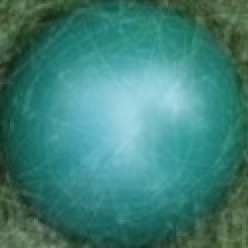
#> input picture green.jpg, 124 x 124 px, given as the content of the folder green.jpg, which was not available (shown 2 times larger)
$ python aliss.py green.jpg
#> lines starting #> are read from the running program, lines starting #| are printed output that depends on the picture; after the words box and inside, x2 and y2 are one past the last pixel; in counts of white or black regions, pixels touching at a corner belong together; pictures that were not available may be replaced by others from this repository, and a replacement may not be noted
import sys
import os
import cv2 as cv
import numpy as np
import statistics
import math

# jack diameter: 53px = 1.5in
# play ball diameter: 124px = 3.5in
# player iterables follow convention green=0, red=1


def main(*dirs):
    # handle various cases of specified input and output directories
    if len(dirs) == 0: f = ('input', 'output')
    elif len(dirs) == 1: f = (str(dirs[0]), str(dirs[0])+'_output')
    else: f = (str(dirs[0]), str(dirs[1]))
    # read input filenames and prepare output files
    ins, outs = get_filenames(f[0], f[1])
    files = zip(ins, outs)
    # track average distances/errors for each round (only used in companion BLOSSOM logging system)
    green_dists = []
    red_dists = []
    # track scores for each round
    round_scores = []
    for pair in files:
        # calculate scores and generate output images for each round
        results = round_analysis(pair[0], pair[1])
#> in round_analysis, image is the input picture: shape (124, 124, 3); mean B, G, R 119.1, 128.2, 61.8
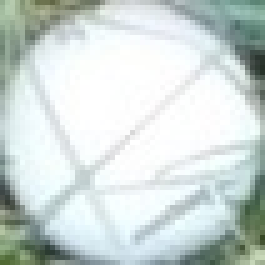
#> input picture jack.jpg, 53 x 53 px (shown 5 times larger)
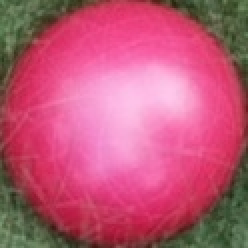
#> input picture red.jpg, 124 x 124 px (shown 2 times larger)
#> in round_analysis, jack is the input picture: shape (53, 53, 3); mean B, G, R 213.8, 216.2, 205.4
#> in round_analysis, red is the input picture: shape (124, 124, 3); mean B, G, R 117.8, 86.8, 188.8
        green_dists.append(results[0][0])
        red_dists.append(results[0][1])
        round_scores.append(results[1])
    # mean distances
    dists = (px_to_in(statistics.mean(green_dists)), px_to_in(statistics.mean(red_dists)))
    # aggregate scores into final score
    points = [0, 0]
    for s in round_scores:
        points[s[0]] += s[1]
    # print final scores
    print('Green:', points[0])
    print('Red:', points[1])
    return f[0], len(ins), dists, points


def get_filenames(input_dir, output_dir):
    input_list = os.listdir(input_dir)
    input_files = []
    output_files = []
    try: os.mkdir(output_dir)
    except FileExistsError: pass
    for name in input_list:
        if name.lower().endswith('.jpg'):
            input_files.append(input_dir + '/' + name)
            output_files.append(output_dir + '/' + name[:-4] + '_output.jpg')
    return input_files, output_files


def round_analysis(round_image, output_file):
    # calculate score and generate output image for a round
    # ingest images
    image = cv.imread(round_image)
    jack, green, red = cv.imread('jack.jpg'), cv.imread('green.jpg'), cv.imread('red.jpg')
    # calculate best relative scale of templates to round_image and rescale templates
    scale = find_scale(image.copy(), (jack, green, red), 20)
    jack, green, red = rescale(jack, scale), rescale(green, scale), rescale(red, scale)
    # find each ball in the round_image and get distances
    jack_center = jack_id(image, jack)
    green_dist = ball_id(image, jack_center, green)
    red_dist = ball_id(image, jack_center, red)
    # calculate and return score of the round
    accuracy = (statistics.mean(green_dist), statistics.mean(red_dist))
    scores = score(green_dist, red_dist)
    score_gui(image, scores)
    cv.imwrite(output_file, image)
    return accuracy, scores


def find_scale(image, templates, speed_factor=1):
    # rescale images for linearly faster operation according to speed_factor
    image = rescale(image, 1/math.sqrt(speed_factor))  # sqrt of speed_factor because scaling along both x and y
    templates_scaled = [rescale(im, 1/math.sqrt(speed_factor)) for im in templates]
#> call 4 of rescale, with scale = 0.224
#> in rescale (call 4), `return cv.resize(image.copy(), (int(image.shape[1] * scale), int(image..`:
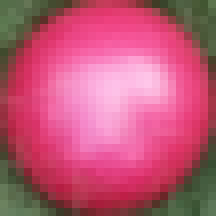
#> returned value: shape (27, 27, 3) (shown 8 times larger); mean of channels 0, 1, 2 117.8, 86.9, 188.8; drawn as B, G, R
    templates = templates_scaled
    # hyperparameters: min and max scales to check and size of steps between them
    # (will work even if delta is not exactly divisible by step)
    min_scale = 0.70
    max_scale = 1.30
    step = 0.02
    count = int(((max_scale - min_scale) * (1/step)) + 1)
    scales = [min_scale + (i * step) for i in range(count)]
    # quality of match is determined for each scale according to below
    match_quality = []
    for scale in scales:
        # metric of match quality is the sum of the quality of best match for each template
        metric = 0
        # rescale each template to the scale being tested and check quality of best match
        for t in templates:
            scaled = rescale(t, scale)
            match_result = cv.matchTemplate(image, scaled, cv.TM_CCORR_NORMED)
            dummy, max_val, dummy2, max_loc = cv.minMaxLoc(match_result)
            metric += max_val
        match_quality.append(metric)
    # choose scale with best overall quality
    chosen = match_quality.index(max(match_quality))
    scale_out = scales[chosen]
    return scale_out


def rescale(image, scale):
    # provides shorthand go get proportionally-resized image according to given scale without changing original
    return cv.resize(image.copy(), (int(image.shape[1] * scale), int(image.shape[0] * scale)),
                     interpolation=cv.INTER_AREA)


def jack_id(image, template):
    # match to template, add graphic elements to image, and return location of center according to single best match
    dummy, match_val, dummy2, match_pos = cv.minMaxLoc(cv.matchTemplate(image, template, cv.TM_CCORR_NORMED))
    w = template.shape[1]
    h = template.shape[0]
    center = (match_pos[0] + (w // 2), match_pos[1] + (h // 2))
    cv.rectangle(image, match_pos, (match_pos[0] + w, match_pos[1] + h), (0, 255, 0), 5)
    cv.circle(image, center, 5, (0, 255, 0), -1)
    return center


def ball_id(image, target_center, ball):
    # find each ball and return distances relative to target, assuming four balls are present
    w = ball.shape[1]
    h = ball.shape[0]
    # get corner locations of four (distinct) matches
    balls = get_n_matches(image, ball, 4)
    distances = []
    for corner in zip(*balls[::-1]):
        center = (corner[0] + (w // 2), corner[1] + (h // 2))
        distance = math.sqrt((center[0] - target_center[0]) ** 2 + (center[1] - target_center[1]) ** 2)
        distances.append(distance)
        # graphics
        cv.rectangle(image, corner, (corner[0] + w, corner[1] + h), (0, 255, 255), 5)
        cv.circle(image, center, 9, (0, 255, 255), -1)
        cv.putText(image, str(px_to_in(distance))[:4], (corner[0], corner[1] - 8),
                   cv.FONT_HERSHEY_SIMPLEX, 1.7, (0, 255, 255), 4, cv.LINE_AA)
    return distances


def get_n_matches(image, template, n):
    # get n matches of template to image and return corner positions
    res = cv.matchTemplate(image, template, cv.TM_CCORR_NORMED)
    # use pointify to prevent getting n matches of same real-world object otherwise would return four highest scores
    # which are likely to be slightly-varied identifications of the same real-world object
    points = pointify(res, n, template.shape[0] // 3)
    positions = np.nonzero(points)
    return positions


def pointify(array, n, sweep):
    # assumes 2D array with equal-length rows
    # "sweep" distance around n local maxima to ignore other high scores in nearly-identical positions
    out = np.zeros(array.shape)
    for i in range(n):
        dummy, active_val, dummy2, active_pos = cv.minMaxLoc(array)
        out[active_pos[1]][active_pos[0]] = active_val
        for j in range(sweep):
            for k in range(sweep):
                array[active_pos[1] - j][active_pos[0] - k] = 0
                array[active_pos[1] - j][active_pos[0] + k] = 0
                array[active_pos[1] + j][active_pos[0] - k] = 0
                array[active_pos[1] + j][active_pos[0] + k] = 0
    return out


def px_to_in(px):
    # pixel measurement to inches according to jack which has diameter of 53px in template and 1.5 inches in real world
    return px * (1.5 / 53)


def score(greens, reds):
    # find closest ball of each side; winner is closest of these
    mins = [min(greens), min(reds)]
    winner = 0 if mins[0] < mins[1] else 1
    dists = [greens, reds]
    # points awarded to winner equals total number of their balls closer than closest of opponent
    points = 0
    for ball in dists[winner]:
        if ball < mins[1 - (winner * 1)]:
            points += 1
    return winner, points


def score_gui(image, scoring):
    # add points and winner to each image
    cv.putText(image, str(scoring[1]) + ' point' + ('s' if scoring[1] > 1 else '') +
               ' to ' + ['green', 'red'][scoring[0]], (image.shape[1] // 30, image.shape[0] // 20),
               cv.FONT_HERSHEY_SIMPLEX, 3, (0, 255, 255), 8, cv.LINE_AA)


if __name__ == '__main__':
    main(*[arg for arg in sys.argv[1:]])
#> in find_scale, `templates_scaled = [rescale(im, 1/math.sqrt(speed_factor)) for im in t..`: templates_scaled = 3 items
#> after the loop in find_scale, `for scale in scales:`: match_quality = 31 values, max 2.78 at index 14, min 2.77 at index 29, mean 2.77
#> in find_scale, `chosen = match_quality.index(max(match_quality))`: chosen = 14
#> in find_scale, `scale_out = scales[chosen]`: scale_out = 0.98
#> in round_analysis, `jack, green, red = rescale(jack, scale), rescale(green, scale), rescal..`:
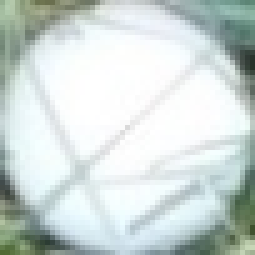
#> jack: shape (51, 51, 3) (shown 5 times larger); mean B, G, R 213.8, 216.2, 205.4
#> in jack_id, `dummy, match_val, dummy2, match_pos = cv.minMaxLoc(cv.matchTemplate(im..`: dummy = 0.853; match_val = 0.967; dummy2 = (1, 3); match_pos = (44, 29)
#> in jack_id, `center = (match_pos[0] + (w // 2), match_pos[1] + (h // 2))`: center = (69, 54)
#> in jack_id, `cv.rectangle(image, match_pos, (match_pos[0] + w, match_pos[1] + h), (..`:
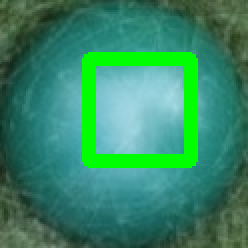
#> image: shape (124, 124, 3) (shown 2 times larger); 9.16% of pixels changed, all inside (x1, y1, x2, y2) = (41, 26, 99, 84)
#> in jack_id, `cv.circle(image, center, 5, (0, 255, 0), -1)`:
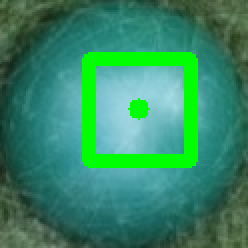
#> image: shape (124, 124, 3) (shown 2 times larger); 0.53% of pixels changed, all inside (x1, y1, x2, y2) = (64, 49, 75, 60)
#> in get_n_matches, `res = cv.matchTemplate(image, template, cv.TM_CCORR_NORMED)`: res = [[0.939, 0.939, 0.939, 0.938], [0.94, 0.94, 0.94, 0.939], [0.94, 0.94, 0.94, 0.939], [0.94, 0.94, 0.94, 0.939]]
#> the loop in pointify, `for i in range(n):` made 1 pass
#> (dummy, active_val, dummy2, active_pos) on pass 1: (0.938, 0.94, (3, 0), (1, 2))
#> after the loop in pointify, `for i in range(n):`: array = [[0.939, 0.939, 0.939, 0.938], [0.94, 0.94, 0.94, 0.939], [0, 0, 0, 0], [0.94, 0.94, 0.94, 0.939]]; out = [[0, 0, 0, 0], [0, 0, 0, 0], [0, 0.94, 0, 0], [0, 0, 0, 0]]
#> (the run stopped early here; a loop or call above may not have finished)
